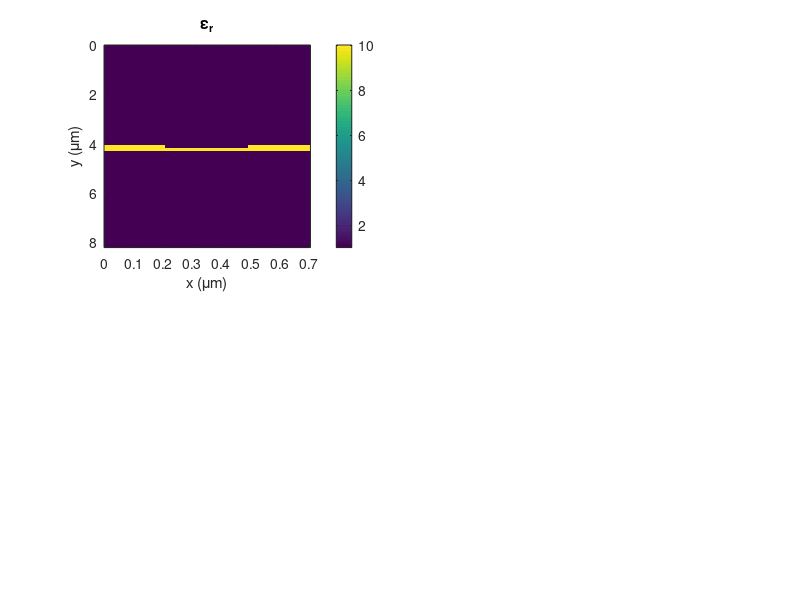

The MATLAB source for this figure: (Note: this script raises an error after producing the figure.)
%%%%%%%%%%%%%%%%%%%%%%%%%%%%%%%%%%%%%%%%%%%%%%%%%%%%%%%%%%%%%%%%%%%%%%%%%%
%   Resonance Grating - FDFD Simulation
%       This MATLAB files simulates a single period of a rectangular
%       grating using the Finite-Difference Frequency Domain method.
%       The wavelength sweep goes from 2 um to 1 um.
%%%%%%%%%%%%%%%%%%%%%%%%%%%%%%%%%%%%%%%%%%%%%%%%%%%%%%%%%%%%%%%%%%%%%%%%%%
set(0,'DefaultFigureWindowStyle','docked');

% close all;
clc;
clear all;
close all;

% UNITS
micrometers = 1;
millimeters = 1e3 * micrometers;
meters = 1e3 * millimeters;
degrees = pi/180;
seconds = 1;
hertz = 1/seconds;
gigahertz = 1e9 * hertz;

% CONSTANTS
c0 = 299792458 * meters/seconds;

% POINTS FOR SWEEP 
Nf = 201;
tot_ref = zeros(1,Nf);
tot_trn = tot_ref;
tot_con = tot_ref;

% FIGURE SETTINGS 
fig = 1;        % 0 for no figures, 1 for figure animation

%%%%%%%%%%%%%%%%%%%%%%%%%%%%%%%%%%%%%%%%%%%%%%%%%%%%%%%%%%%%%%%%%%%%%%%%%
%% DEFINE SIMULATION PARAMETERS
%%%%%%%%%%%%%%%%%%%%%%%%%%%%%%%%%%%%%%%%%%%%%%%%%%%%%%%%%%%%%%%%%%%%%%%%%
% SOURCE PARAMETERS
SRC.lam0 = 1.55 * micrometers;    % Free space wavelength
SRC.theta = 0 * degrees;
SRC.MODE = 'E';                   % EM mode
f0 = c0/SRC.lam0;
lam01 = 1.2 * micrometers;
lam02 = 1.9 * micrometers;
lam0 = linspace(lam01,lam02,Nf);

% GRATING PARAMETERS
lamd = 1.55 * micrometers;      % Design wavelength
fd   = c0/lamd;                 % Design frequency
ur   = 1.0;                     % Grating permeability
er   = 10.0;                     % Grating permittivity
nr   = sqrt(ur*er);             % Substrate refractive index 
L    = 0.4555*lamd;             % Grating period (DO NOT CHANGE)
t    = 0.1583*lamd;             % Substrate thickness
d    = 0.5000*t;             % Grating depth
ff   = 0.6;                     % Fill fraction  (DO NOT CHANGE)

% EXTERNAL MATERIALS
ur1 = 1.0;                    % Reflection region permeability
er1 = 1.0;                    % Reflection region permittivity
ur2 = 1.0;                    % Transmission region permeability
er2 = 1.0;                    % Transmission region permittivity

% GRID PARAMETERS
NRES = 60;                    % Grid resolution
BUFZ = 2*lam02 * [1 1];       % Spacer region above and below grating
DEV.NPML = [20 20];           % Size of PML at top and bottom of grid

%%%%%%%%%%%%%%%%%%%%%%%%%%%%%%%%%%%%%%%%%%%%%%%%%%%%%%%%%%%%%%%%%%%%%%%%%
%% CALCULATE OPTIMIZED GRID
%%%%%%%%%%%%%%%%%%%%%%%%%%%%%%%%%%%%%%%%%%%%%%%%%%%%%%%%%%%%%%%%%%%%%%%%%
% Calculate refractive indices
ndev = sqrt(ur*er);
nref = sqrt(ur1*er1);
ntrn = sqrt(ur2*er2);

% Consider wavelengths
lam_min = min([lam01 lam02])/max([ndev nref ntrn]);
dlam = lam_min/NRES; 

% Consider mechanical parameters
dmin = ff*L;   % Fill fraction is
dd = dmin/2;   % Delta for distance

% Choose the highest resolution
dx = dlam;
dy = dx;

% dx =    0.055172006602080
% dy = dx;

% Snap grid to critical dimension (in this case L and d+t)
Nx = 2*ceil(L/dx/2) + 1;      % First guess at grid spacing (odd for periodic)
Ny = ceil((d+t)/dy);

% Calculate new grid resolutions
dx = L/Nx;
dy = (d+t)/Ny;

% Incorporate PML and spacer regions
Ny = Ny + DEV.NPML(1) + DEV.NPML(2) + ceil(BUFZ(1)/dy) + ceil(BUFZ(2)/dy);

% Calculate 2x grid
Nx2 = 2*Nx;
Ny2 = 2*Ny;
dx2 = dx/2;
dy2 = dy/2;
DEV.RES = [dx2,dy2];
xa2 = [0:Nx2-1]*dx2;
ya2 = [0:Ny2-1]*dy2;

%%%%%%%%%%%%%%%%%%%%%%%%%%%%%%%%%%%%%%%%%%%%%%%%%%%%%%%%%%%%%%%%%%%%%%%%%
%% BUILD DEVICE ON 2x GRID
%%%%%%%%%%%%%%%%%%%%%%%%%%%%%%%%%%%%%%%%%%%%%%%%%%%%%%%%%%%%%%%%%%%%%%%%%
UR2 = ur1*ones(Nx2,Ny2);
ER2 = er1*ones(Nx2,Ny2);

% Calculate start and stop indices for filling in the grid
nt1 = 2*DEV.NPML(1) + ceil(BUFZ(1)/dy2);
nt2 = nt1 + round(t/dy2) - 1;
% nd1 = round((nt2+nt1)/2);
% nd2 = nt2;
nd2 = nt2;
nd1 = nt2 - round(d/dy2);
nx1 = round(Nx2*ff/2);
nx2 = round(Nx2 - Nx2*ff/2);

% Fill in the permeability regions
UR2(:,:) = ur;

% Fill in the permittivity regions
ER2(:,nt1:nt2) = er;
ER2(:,1:nt1-1) = er2;
ER2(nx1:nx2,nd1:nd2) = 1;


DEV.UR2 = fliplr(UR2);
DEV.ER2 = fliplr(ER2);


figure('color','w');
if fig
    subplot(2,2,1);
end
imagesc(xa2,ya2,DEV.ER2');
title('\epsilon_r');
xlabel('x (\mum)'); ylabel('y (\mum)');
colorbar;

%%%%%%%%%%%%%%%%%%%%%%%%%%%%%%%%%%%%%%%%%%%%%%%%%%%%%%%%%%%%%%%%%%%%%%%%%
%% IMPLEMENT FDFD
%%%%%%%%%%%%%%%%%%%%%%%%%%%%%%%%%%%%%%%%%%%%%%%%%%%%%%%%%%%%%%%%%%%%%%%%%
for n = 1:Nf
    tic;
    SRC.lam0 = lam0(n);         %angle of incidence
    DAT = fdfd2d(DEV,SRC);
    tot_ref(n) = DAT.REF;
    tot_trn(n) = DAT.TRN;
    tot_con(n) = DAT.CON;
    clc;
    time = toc;
    min = floor(time*(Nf-n)/60);
    sec = round((time*(Nf-n)/60 - min)*60);
    disp(['Estimated Time: ' num2str(min) ' minutes '...
            num2str(sec) ' seconds']);
    disp([num2str(n) ' out of ' num2str(Nf) ' Iterations']);

    if fig
        subplot(2,2,2);
        imagesc(dx.*[0,Nx-1],dy.*[0,Ny-1],real(DAT.F)'); 
        title([SRC.MODE ' Mode @ ' num2str(SRC.lam0) ' \mum']);
        shading interp;
        xlabel('x (\mum)'); ylabel('y (\mum)');
        colorbar;
    %     axis equal tight;

        subplot(2,2,3:4)
        plot(lam0(1:n)./micrometers,100.*tot_ref(1:n),'r','linewidth',2);
        hold on;
        plot(lam0(1:n)./micrometers,100.*tot_trn(1:n),'b','linewidth',2);
        plot(lam0(1:n)./micrometers,100.*tot_con(1:n),'--k','linewidth',2);
        hold off;
        title([SRC.MODE ' Mode Wavelength Sweep']);
        xlabel('Wavelength \lambda (\mum)'); ylabel('Power (%)');
        legend('Reflectance','Transmittance','Conservation');
        xlim([lam0(1) lam0(end)]./micrometers); ylim([0 102]);
        drawnow;
    end
end
%%%%%%%%%%%%%%%%%%%%%%%%%%%%%%%%%%%%%%%%%%%%%%%%%%%%%%%%%%%%%%%%%%%%%%%%%
%% DISPLAY
%%%%%%%%%%%%%%%%%%%%%%%%%%%%%%%%%%%%%%%%%%%%%%%%%%%%%%%%%%%%%%%%%%%%%%%%%

disp('DASHBOARD PARAMETERS:');
disp(['Source Frequency = ' num2str(f0(end)./gigahertz) ' GHz']);
disp(['Angle of Incidence = ' num2str(SRC.theta./degrees) ' degrees']);
disp(['Electromagnetic Mode = ' SRC.MODE]);
disp(['Device Design Frequency = ' num2str(fd./gigahertz) ' GHz']);
disp(['ff = ' num2str(ff*100) ' %']);
disp(['L = ' num2str(L./micrometers) ' mm']);
disp(['d = ' num2str(d./micrometers) ' mm']);
disp(['t = ' num2str(t./micrometers) ' mm']);
disp(['ur = ' num2str(ur)]);
disp(['er = ' num2str(er)]);
disp(['ur1 = ' num2str(ur1)]);
disp(['er1 = ' num2str(er1)]);
disp(['ur2 = ' num2str(ur2)]);
disp(['er2 = ' num2str(er2)]);
disp(['NRES = ' num2str(NRES)]);
disp(['BUFZ = [' num2str(BUFZ(1)/SRC.lam0) ' ' num2str(BUFZ(2)/SRC.lam0) ']*lam0']);
disp(['NPML = [' num2str(DEV.NPML(1)) ' ' num2str(DEV.NPML(2)) ']']);
disp(' ');

ref_diff_orders = find(DAT.RDE);
trn_diff_orders = find(DAT.TDE);
disp('REFLECTION DIFFRACTION ORDERS:');
for n = ref_diff_orders(1):ref_diff_orders(end)
    disp(['RDE(' num2str(n - ceil(Nx/2)) ') = ' num2str(100*DAT.RDE(n)) '%']);
end
disp(' ');
disp('TRANSMISSION DIFFRACTION ORDERS:');
for n = trn_diff_orders(1):trn_diff_orders(end)
    disp(['TDE(' num2str(n - ceil(Nx/2)) ') = ' num2str(100*DAT.TDE(n)) '%']);
end
disp(' ');

disp('OVERALL:');
disp(['REF = ' num2str(100*DAT.REF) '%']);
disp(['TRN = ' num2str(100*DAT.TRN) '%']);
disp(['CON = ' num2str(100*DAT.CON) '%']);

figure('color','white');
plot(lam0./micrometers,100.*tot_ref,'r','linewidth',2);
hold on;
plot(lam0./micrometers,100.*tot_trn,'b','linewidth',2);
plot(lam0./micrometers,100.*tot_con,'--k','linewidth',2);
hold off;
title([SRC.MODE ' Mode Wavelength Sweep']);
xlabel('Wavelength \lambda (\mum)'); ylabel('Power (%)');
legend('Reflectance','Transmittance','Conservation');
xlim([lam0(1) lam0(end)]./micrometers); ylim([0 102]);




